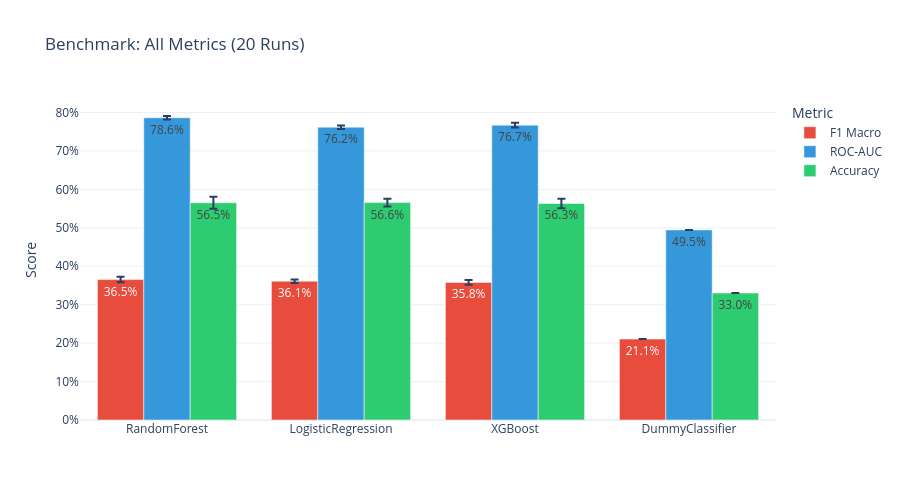

Notebook code for this chart:
### Markdown cell above
## 4.2 ROC-AUC Comparison

### Code cell
# ── AUC + F1 Combined: Grouped Bar ──
df_metrics_long = []
for _, row in df_summary.iterrows():
    df_metrics_long.append({'model': row['model'], 'Metric': 'F1 Macro', 'Score': row['f1_mean'], 'Std': row['f1_std']})
    df_metrics_long.append({'model': row['model'], 'Metric': 'ROC-AUC', 'Score': row['auc_mean'], 'Std': row['auc_std']})
    df_metrics_long.append({'model': row['model'], 'Metric': 'Accuracy', 'Score': row['acc_mean'], 'Std': row['acc_std']})

df_ml = pd.DataFrame(df_metrics_long)

fig3 = px.bar(
    df_ml, x='model', y='Score', color='Metric', error_y='Std',
    barmode='group',
    title=f'Benchmark: All Metrics ({N_LOOPS} Runs)',
    template='plotly_white',
    text_auto='.1%',
    color_discrete_map={'F1 Macro': '#e74c3c', 'ROC-AUC': '#3498db', 'Accuracy': '#2ecc71'},
    category_orders={'model': model_order[::-1]}
)
fig3.update_layout(yaxis_tickformat='.0%', xaxis_title=None, height=500)
show_and_save(fig3, "benchmark_all_metrics")

### Figure 1 — Plotly figure (JSON) as saved in the notebook; plotly's stock layout.template omitted (floating-point values rounded to 4 significant figures)
{"data": [{"alignmentgroup": "True", "error_y": {"array": [0.0071, 0.004735, 0.006304, 0.0]}, "hovertemplate": "Metric=F1 Macro<br>model=%{x}<br>Score=%{y}<extra></extra>", "legendgroup": "F1 Macro", "marker": {"color": "#e74c3c", "pattern": {"shape": ""}}, "name": "F1 Macro", "offsetgroup": "F1 Macro", "orientation": "v", "showlegend": true, "textposition": "auto", "texttemplate": "%{y:.1%}", "type": "bar", "x": ["RandomForest", "LogisticRegression", "XGBoost", "DummyClassifier"], "xaxis": "x", "y": [0.3653, 0.3611, 0.3579, 0.2106], "yaxis": "y"}, {"alignmentgroup": "True", "error_y": {"array": [0.004592, 0.004629, 0.006052, 0.0]}, "hovertemplate": "Metric=ROC-AUC<br>model=%{x}<br>Score=%{y}<extra></extra>", "legendgroup": "ROC-AUC", "marker": {"color": "#3498db", "pattern": {"shape": ""}}, "name": "ROC-AUC", "offsetgroup": "ROC-AUC", "orientation": "v", "showlegend": true, "textposition": "auto", "texttemplate": "%{y:.1%}", "type": "bar", "x": ["RandomForest", "LogisticRegression", "XGBoost", "DummyClassifier"], "xaxis": "x", "y": [0.7864, 0.7619, 0.7671, 0.4946], "yaxis": "y"}, {"alignmentgroup": "True", "error_y": {"array": [0.01586, 0.009982, 0.01255, 0.0]}, "hovertemplate": "Metric=Accuracy<br>model=%{x}<br>Score=%{y}<extra></extra>", "legendgroup": "Accuracy", "marker": {"color": "#2ecc71", "pattern": {"shape": ""}}, "name": "Accuracy", "offsetgroup": "Accuracy", "orientation": "v", "showlegend": true, "textposition": "auto", "texttemplate": "%{y:.1%}", "type": "bar", "x": ["RandomForest", "LogisticRegression", "XGBoost", "DummyClassifier"], "xaxis": "x", "y": [0.5652, 0.5657, 0.5634, 0.3305], "yaxis": "y"}], "layout": {"barmode": "group", "height": 500, "legend": {"title": {"text": "Metric"}, "tracegroupgap": 0}, "title": {"text": "Benchmark: All Metrics (20 Runs)"}, "xaxis": {"anchor": "y", "categoryarray": ["RandomForest", "LogisticRegression", "XGBoost", "DummyClassifier"], "categoryorder": "array", "domain": [0, 1], "title": {}}, "yaxis": {"anchor": "x", "domain": [0, 1], "tickformat": ".0%", "title": {"text": "Score"}}}}
